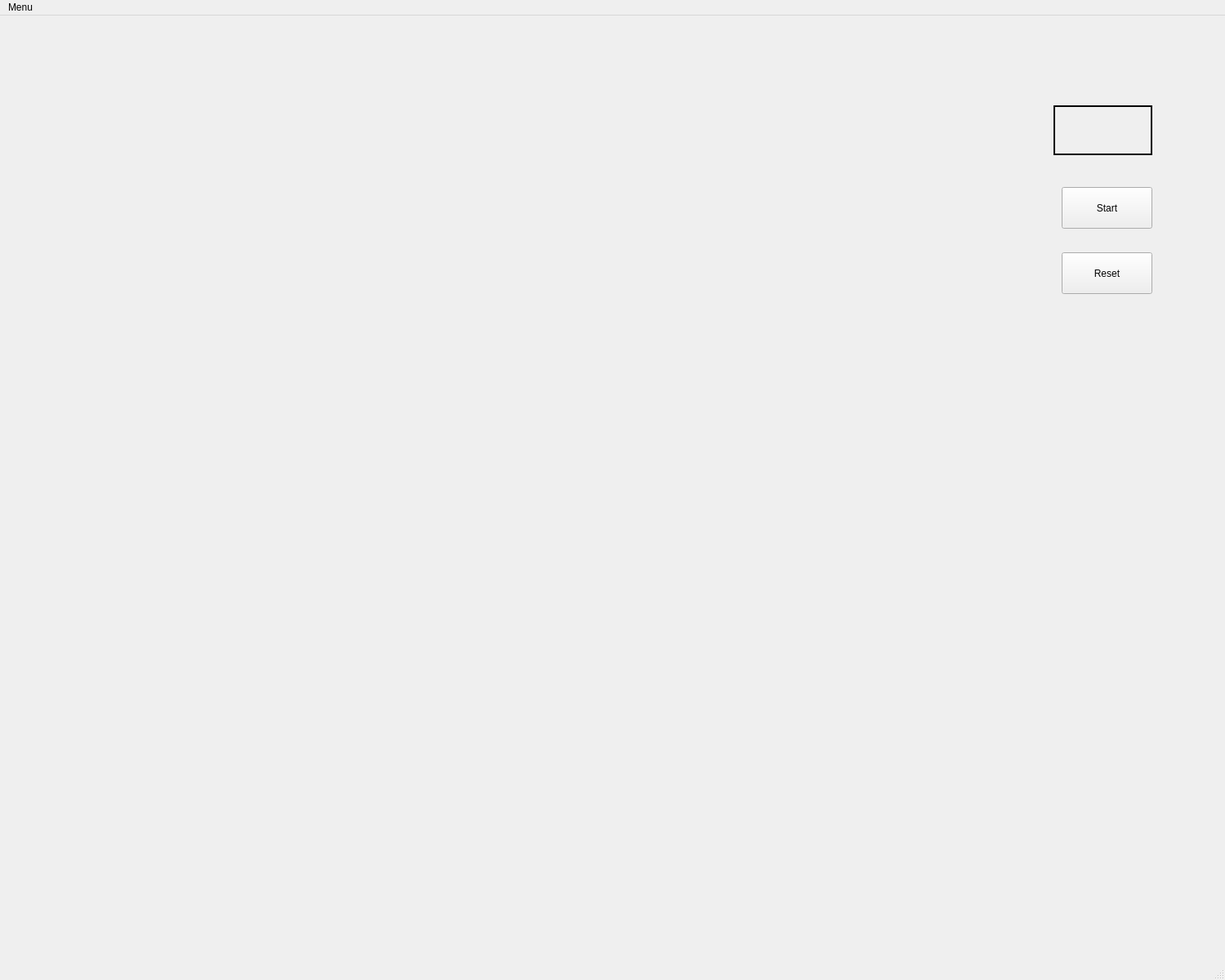
<?xml version="1.0" encoding="UTF-8"?>
<ui version="4.0">
 <class>MainWindow</class>
 <widget class="QMainWindow" name="MainWindow">
  <property name="geometry">
   <rect>
    <x>0</x>
    <y>0</y>
    <width>1500</width>
    <height>1200</height>
   </rect>
  </property>
  <property name="windowTitle">
   <string>GreedySnake</string>
  </property>
  <widget class="QWidget" name="centralwidget">
   <widget class="QLabel" name="step">
    <property name="geometry">
     <rect>
      <x>1290</x>
      <y>110</y>
      <width>121</width>
      <height>61</height>
     </rect>
    </property>
    <property name="frameShape">
     <enum>QFrame::WinPanel</enum>
    </property>
    <property name="text">
     <string/>
    </property>
    <property name="margin">
     <number>0</number>
    </property>
   </widget>
   <widget class="QPushButton" name="Start">
    <property name="geometry">
     <rect>
      <x>1300</x>
      <y>210</y>
      <width>111</width>
      <height>51</height>
     </rect>
    </property>
    <property name="focusPolicy">
     <enum>Qt::NoFocus</enum>
    </property>
    <property name="text">
     <string>Start</string>
    </property>
   </widget>
   <widget class="QPushButton" name="Reset">
    <property name="geometry">
     <rect>
      <x>1300</x>
      <y>290</y>
      <width>111</width>
      <height>51</height>
     </rect>
    </property>
    <property name="focusPolicy">
     <enum>Qt::NoFocus</enum>
    </property>
    <property name="text">
     <string>Reset</string>
    </property>
   </widget>
  </widget>
  <widget class="QMenuBar" name="menubar">
   <property name="geometry">
    <rect>
     <x>0</x>
     <y>0</y>
     <width>1500</width>
     <height>21</height>
    </rect>
   </property>
   <widget class="QMenu" name="menuMenu">
    <property name="title">
     <string>Menu</string>
    </property>
    <addaction name="actionStart"/>
   </widget>
   <addaction name="menuMenu"/>
  </widget>
  <widget class="QStatusBar" name="statusbar"/>
  <action name="actionStart">
   <property name="text">
    <string>Start</string>
   </property>
  </action>
 </widget>
 <resources/>
 <connections/>
</ui>
